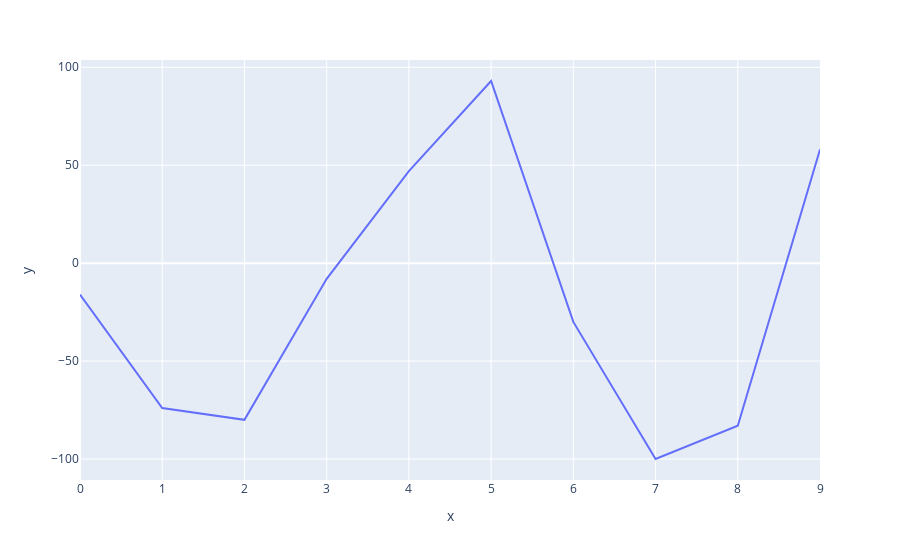

Notebook cell for this chart:
### Code cell
x = np.arange(10)
y = np.random.randint(low=-100, high=100, size=10)

px.line(x=x, y=y)

### Figure 1 — Plotly figure (JSON) as saved in the notebook; plotly's stock layout.template omitted (floating-point values rounded to 4 significant figures)
{"data": [{"hovertemplate": "x=%{x}<br>y=%{y}<extra></extra>", "legendgroup": "", "line": {"color": "#636efa", "dash": "solid"}, "marker": {"symbol": "circle"}, "mode": "lines", "name": "", "orientation": "v", "showlegend": false, "type": "scatter", "x": [0, 1, 2, 3, 4, 5, 6, 7, 8, 9], "xaxis": "x", "y": [-16, -74, -80, -8, 47, 93, -30, -100, -83, 58], "yaxis": "y"}], "layout": {"legend": {"tracegroupgap": 0}, "margin": {"t": 60}, "xaxis": {"anchor": "y", "domain": [0, 1], "title": {"text": "x"}}, "yaxis": {"anchor": "x", "domain": [0, 1], "title": {"text": "y"}}}}
